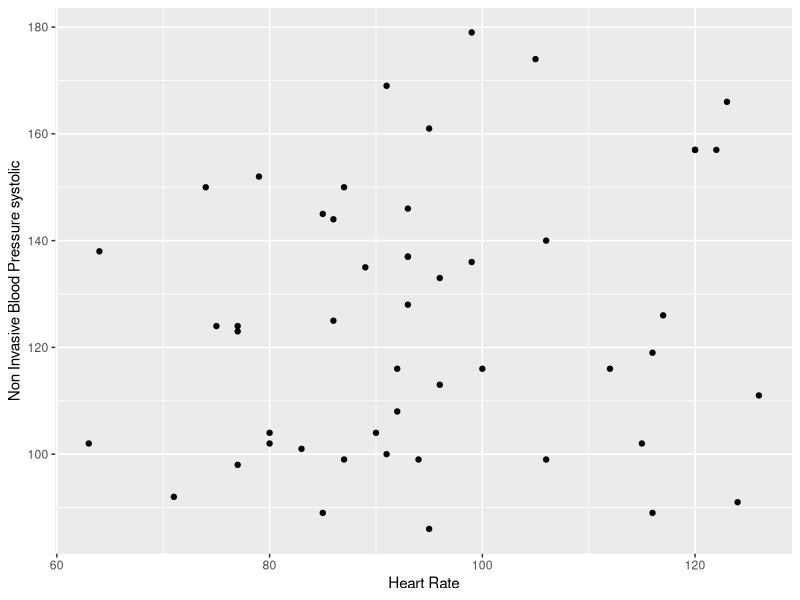
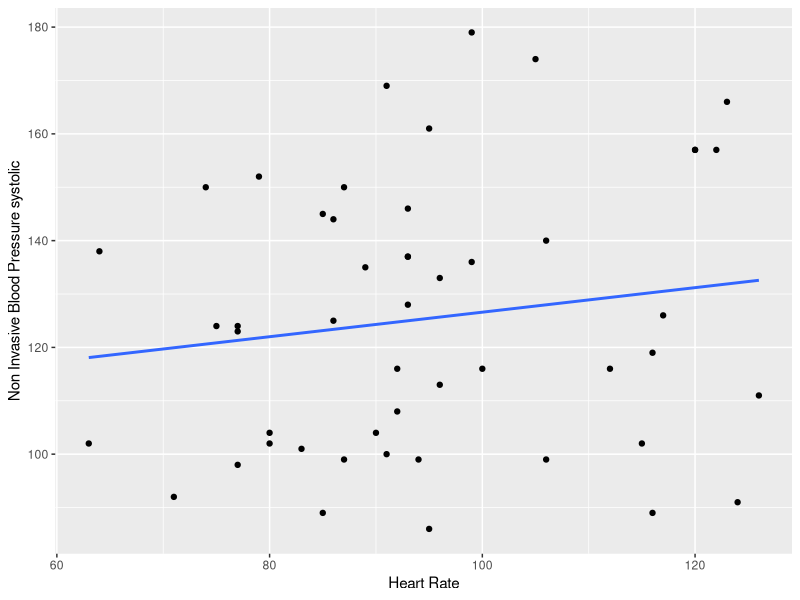
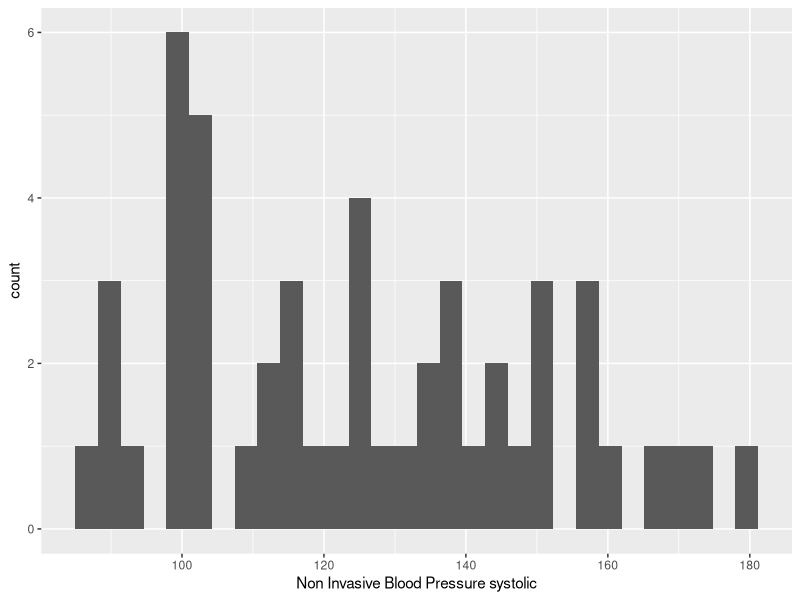
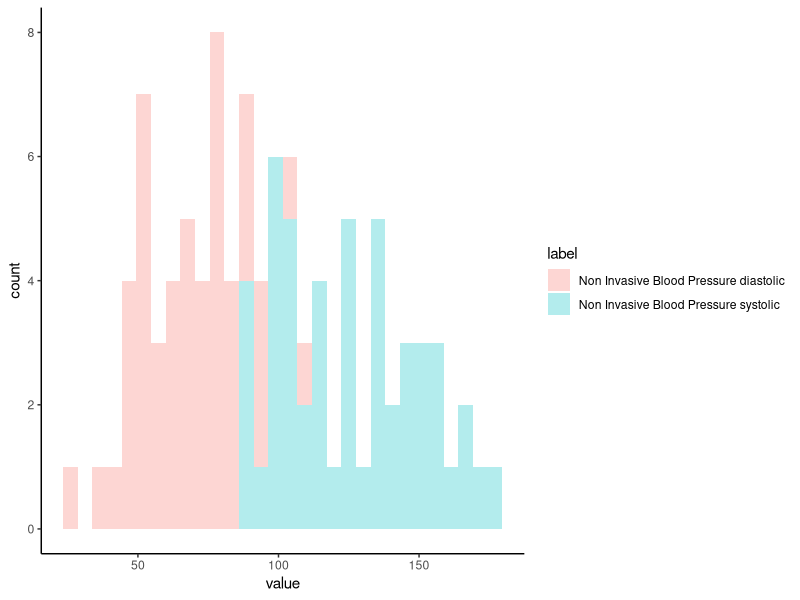
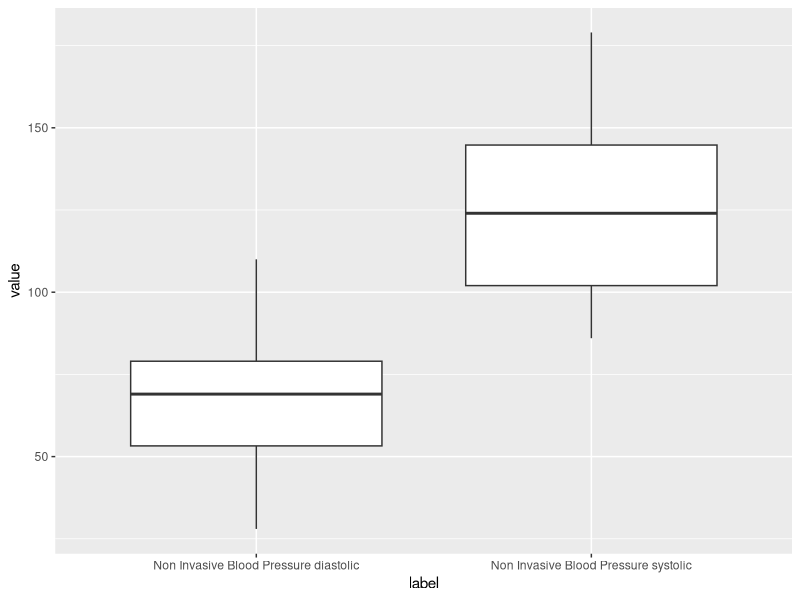
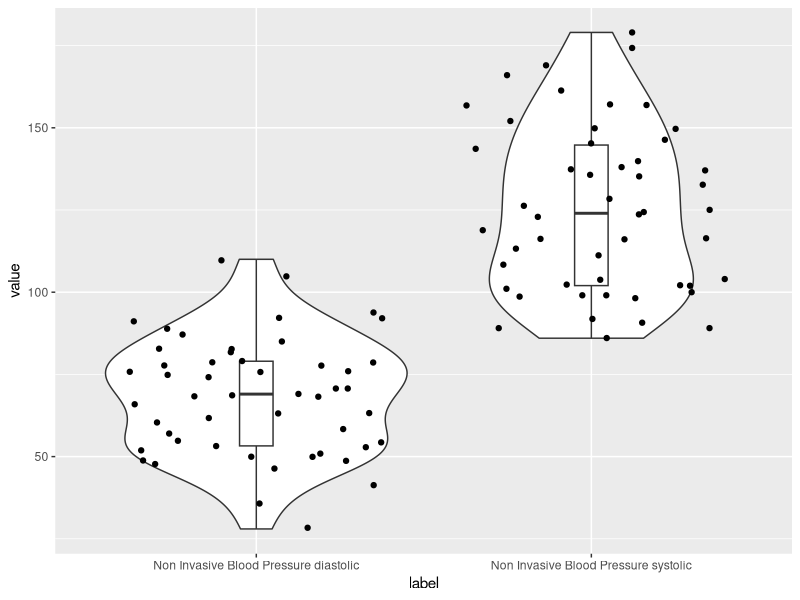
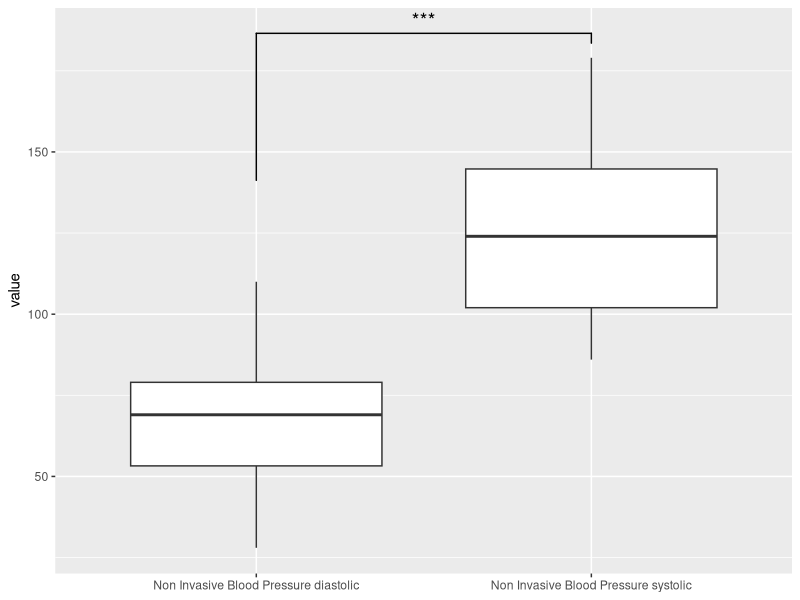
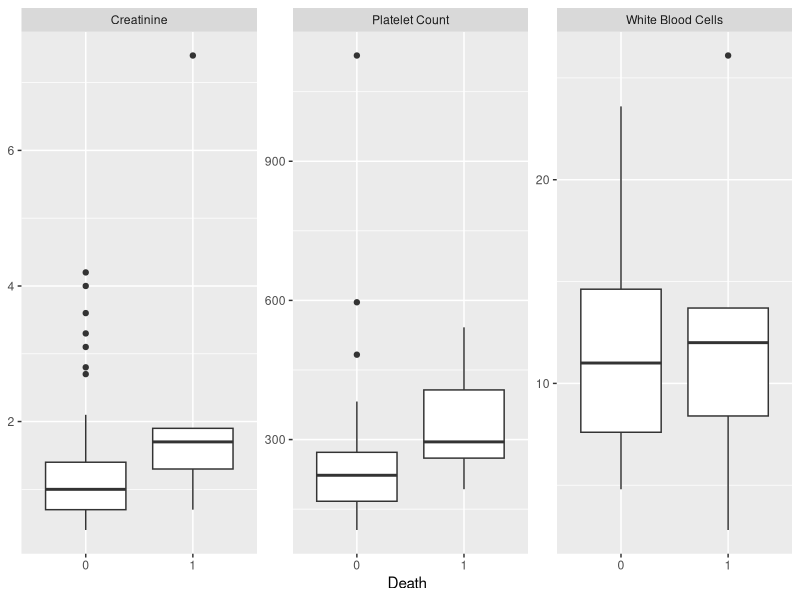

Write the R code that produced these figures, in order.
## ---- chunk 1
# Libraries
library(tidyverse)
library(here)

# Read table
table <- readr::read_csv(here('data/processed/result_table.csv'))
table
## ---- chunk 2
table %>% 
  ggplot(aes(x = `Heart Rate`, y = `Non Invasive Blood Pressure systolic`)) + geom_point()
## ---- chunk 3
table %>% 
  ggplot(aes(x = `Heart Rate`, y = `Non Invasive Blood Pressure systolic`)) +
  geom_point() + 
  geom_smooth(method = lm, se = FALSE)

## ---- chunk 4
table %>% 
  ggplot(aes(x=`Non Invasive Blood Pressure systolic`)) + geom_histogram()
## ---- chunk 5
histogram2_data_wider <- table %>% 
  select(`Non Invasive Blood Pressure systolic`, `Non Invasive Blood Pressure diastolic`) 

histogram2_data_longer <- histogram2_data_wider %>% 
  pivot_longer(cols = c(`Non Invasive Blood Pressure systolic`, `Non Invasive Blood Pressure diastolic`), names_to = 'label', values_to = 'value')

histogram2_data_wider
histogram2_data_longer

histogram2_data_longer %>% 
  ggplot(aes(x = value, fill = label)) + geom_histogram(alpha = 0.3) + theme_classic()
  
## ---- chunk 6
histogram2_data_longer %>% 
  ggplot(aes(y = value, x = label)) + geom_boxplot()
## ---- chunk 7
histogram2_data_longer %>% 
  ggplot(aes(y = value, x = label))  +geom_violin() +geom_boxplot(width= 0.1) + geom_jitter() 
## ---- chunk 8
library(ggsignif)
histogram2_data_longer %>% 
  ggplot(aes(y = value, x = label)) + 
  geom_boxplot() + 
  geom_signif(
    comparisons = list(c("Non Invasive Blood Pressure diastolic", "Non Invasive Blood Pressure systolic")),
    map_signif_level = TRUE,
    textsize = 5, 
    test = "t.test", #"t.test", "wilcox.test"
    tip_length = c(0.3,0.02)
  ) + 
  theme(axis.title.x = element_blank())
## ---- chunk 9
table %>% 
  select(death, `White Blood Cells`, `Platelet Count`, `Creatinine`) %>% 
  pivot_longer(cols = c(`White Blood Cells`, `Platelet Count`, `Creatinine`), names_to = 'label', values_to = 'value') %>% 
  ggplot(aes(x = as.factor(death), y = value)) + geom_boxplot() + facet_wrap(label~., scales = 'free_y') + 
  xlab('Death') + 
  theme(axis.title.y = element_blank())
## ---- chunk 10
table %>% 
  select(death, `White Blood Cells`, `Platelet Count`, `Creatinine`) %>% 
  pivot_longer(cols = c(`White Blood Cells`, `Platelet Count`, `Creatinine`), names_to = 'label', values_to = 'value') %>% 
  ggplot(aes(x = as.factor(death), y = value)) + 
    geom_boxplot() + 
    facet_wrap(label~., scales = 'free_y') + 
    xlab('Death') + 
    theme(axis.title.y = element_blank()) +
    geom_signif(comparisons = list(c("0", "1")), test = "wilcox.test")  

  
## ---- chunk 11
library(cowplot)
p_creatinine <- table %>% select(death, Creatinine) %>% ggplot(aes(x = as.factor(death), y = Creatinine)) + geom_boxplot() + xlab('Death')

p_platelet <- table %>% select(death, `Platelet Count`) %>% ggplot(aes(x = as.factor(death), y = `Platelet Count`)) + geom_boxplot()+ xlab('Death')

p_wbc <- table %>% select(death, `White Blood Cells`) %>% ggplot(aes(x = as.factor(death), y = `White Blood Cells`)) + geom_boxplot()+ xlab('Death')

p_all <- cowplot::plot_grid(p_creatinine, p_platelet, p_wbc, labels = c('A', 'B', 'C'), nrow = 1)
p_all
## ---- chunk 12
ggsave(here("figure/figure_all.eps"), p_all, width = 20, height = 15, units = "cm") ## pdf로 저장
ggsave(here("figure/figure_all.pdf"), p_all, width = 20, height = 15, units = "cm") ## pdf로 저장
ggsave(here("figure/figure_all.tiff"), p_all, dpi = 300, width = 20, height = 15, units = "cm") ## tiff로 저장 
